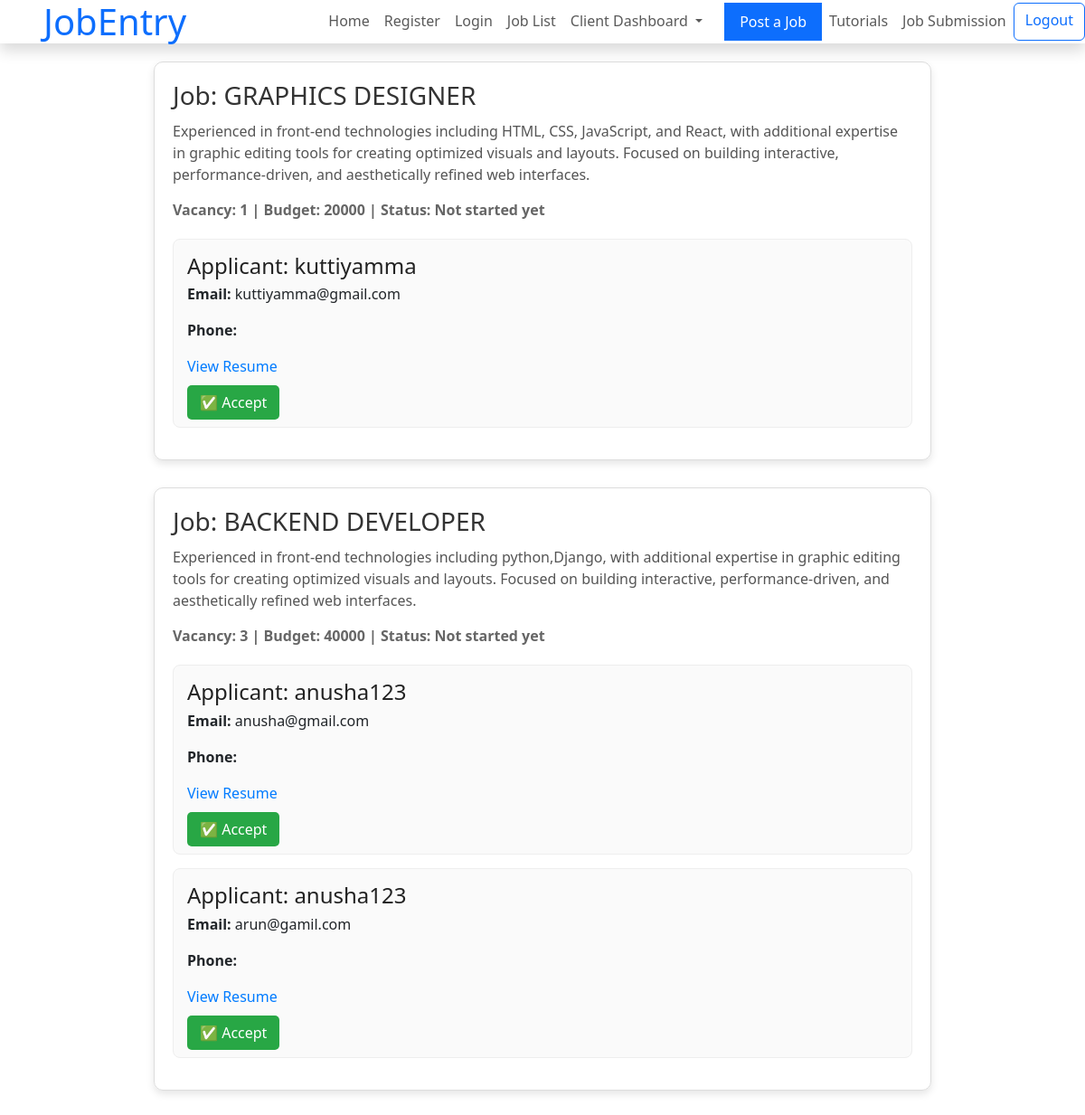
The page /applications/ (signed in) on the database its author committed.
### client/models.py (models this page shows, shortened)
class Job(models.Model):
    job_name= models.CharField(max_length=100)
    description = models.TextField()
    vacancy=models.IntegerField()
    budget=models.IntegerField()
    Job_or_company_details = models.TextField(default="Not provided")
    Address = models.CharField(max_length=200, default="Not Provided")
    Location=models.CharField(max_length=200, default="Not Provided")
    Status = models.CharField(max_length=50, default='Not started yet')
    client = models.ForeignKey(settings.AUTH_USER_MODEL, on_delete=models.CASCADE)

class CustomUser(AbstractUser):
    ROLE_CHOICES = [
        ('client', 'Client'),
        ('freelancer', 'Freelancer'),
    ]
    role = models.CharField(max_length=20, choices=ROLE_CHOICES, default='freelancer')

### freelancer/models.py (models this page shows)
class ApplyJob(models.Model):
    job = models.ForeignKey(Job, on_delete=models.CASCADE, related_name='applications')
    Address=models.CharField(max_length=50)
    place=models.CharField(max_length=15)
    applicant = models.ForeignKey(settings.AUTH_USER_MODEL, on_delete=models.CASCADE)
    resume = models.FileField(upload_to='resumes/')
    applied_on = models.DateTimeField(auto_now_add=True)
    email = models.EmailField(unique=True, blank=False, null=False)
    contact_No=models.IntegerField()
    status = models.CharField(max_length=50, default='Pending')

### client/views.py (the view)
# urls.py: path('applications/', views.ClientDashboard.as_view(), name='applications'),
class ClientDashboard(View):
    def get(self, request):
        if not request.user.is_authenticated:
            return redirect('client:login')
        jobs = Job.objects.filter(client=request.user)
        job_applications = {}
        for job in jobs:
            applications = ApplyJob.objects.filter(job=job)
            if applications.exists():  # Only add if there are applications
                job_applications[job] = applications
        return render(request, 'dashboard.html', {
            'jobs': jobs,
            'job_applications': job_applications,
        })

### templates/dashboard.html (shortened to what this page needs)
{% load static %}
{% load crispy_forms_tags %}
<!DOCTYPE html>
<html lang="en">
<head>
    <link href="https://cdn.jsdelivr.net/npm/bootstrap@5.3.3/dist/css/bootstrap.min.css" rel="stylesheet">
</head>
<body>
    {% include 'navbar.html' %}
    {% block content %}
<div class="dashboard-container" style="max-width: 900px; margin: auto; padding: 20px;">
    {% for job, applications in job_applications.items %}
    <div class="job-card" style="border: 1px solid #ddd; border-radius: 10px; padding: 20px; margin-bottom: 30px; box-shadow: 0 4px 8px rgba(0,0,0,0.1);">
        <h3 style="margin-bottom: 10px; color: #333;">Job: {{ job.job_name }}</h3>
        <p style="margin-bottom: 15px; color: #555;">{{ job.description }}</p>
        <p style="font-weight: bold; color: #666;">Vacancy: {{ job.vacancy }} | Budget: {{ job.budget }} | Status: {{ job.Status }}</p>
        <div class="applications" style="margin-top: 20px;">
            {% if applications %}
                {% for application in applications %}
                <div class="application-card" style="border: 1px solid #eee; border-radius: 8px; padding: 15px; margin-bottom: 15px; background-color: #fafafa;">
                    <h4 style="margin-bottom: 5px; color: #222;">Applicant: {{ application.applicant.username }}</h4>
                    <p><strong>Email:</strong> {{ application.email }}</p>
                    <p><strong>Phone:</strong> {{ application.contact_no }}</p>
                    {% if application.resume %}
                    <p><a href="{{ application.resume.url }}" target="_blank" style="color: #007bff; text-decoration: none;">View Resume</a></p>
                     <div style="margin-top: 10px;">
                        <a href="{% url 'client:accept' application.id %}"
                           style="background-color: #28a745; color: white; padding: 8px 14px; border-radius: 5px;
                                  text-decoration: none; margin-right: 10px;">
                            ✅ Accept
                        </a>
                    </div>
                    {% endif %}
                </div>
                {% endfor %}
            {% else %}
                <p style="color: #999; font-style: italic;">No applications for this job.</p>
            {% endif %}
        </div>
    </div>
    {% empty %}
        <p style="text-align: center; color: #999; font-size: 18px;">No jobs found.</p>
    {% endfor %}
</div>
{% endblock %}

### rows shown on the page
Job: job_name "GRAPHICS DESIGNER", description "Experienced in front-end technologies including HTML, CSS, JavaScript, and React, with additional expertise in graphic editing tools for creating optimized visuals and layouts. Focused on building interactive, performance-driven, and aesthetically refined web interfaces.", vacancy "1", budget "20000", Status "Not started yet"
ApplyJob: applicant.username "kuttiyamma", email "kuttiyamma@gmail.com"
Job: job_name "BACKEND DEVELOPER", description "Experienced in front-end technologies including python,Django, with additional expertise in graphic editing tools for creating optimized visuals and layouts. Focused on building interactive, performance-driven, and aesthetically refined web interfaces.", vacancy "3", budget "40000", Status "Not started yet"
ApplyJob: applicant.username "anusha123", email "anusha@gmail.com"
ApplyJob: applicant.username "anusha123", email "arun@gamil.com"
